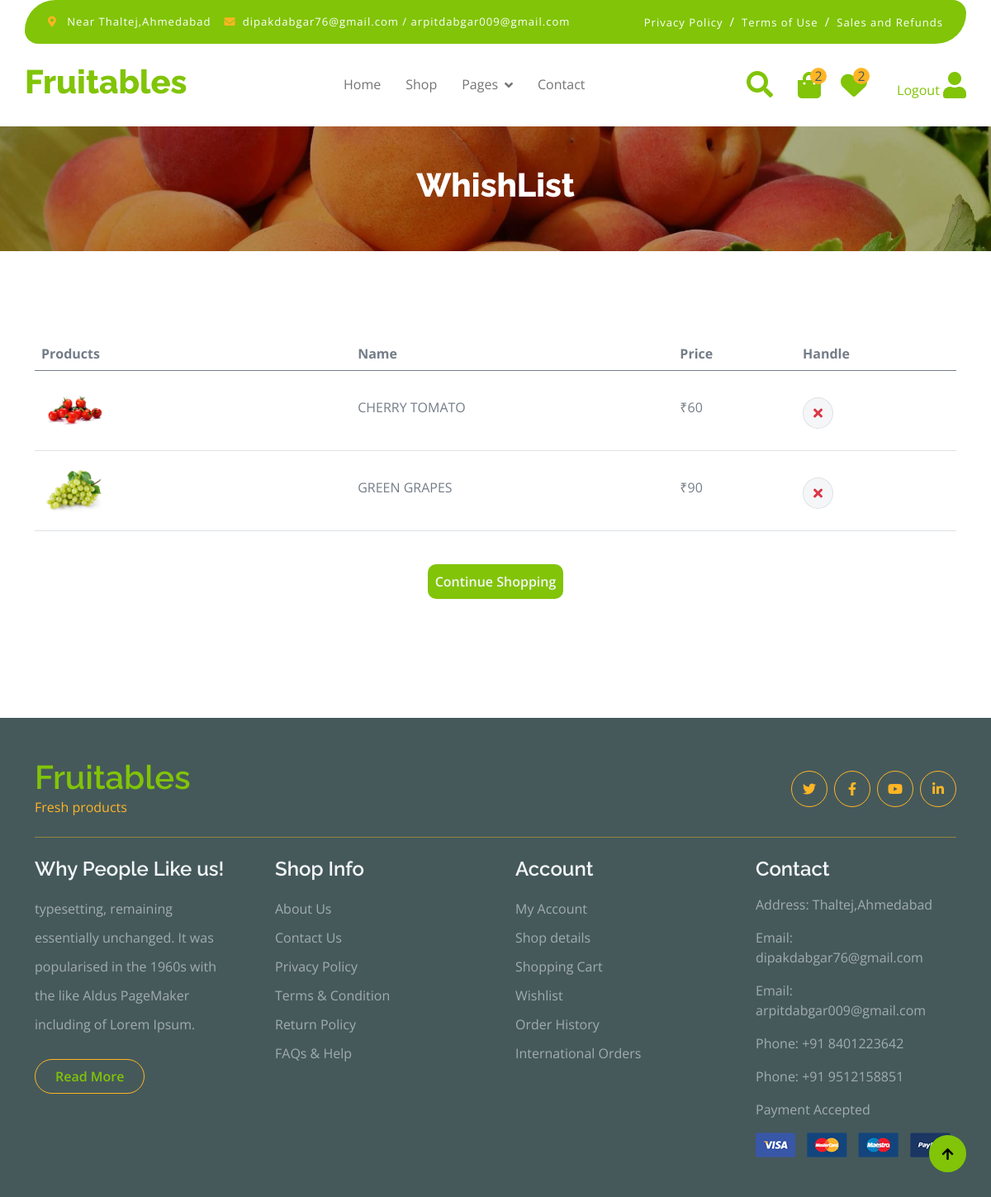
The app's page /Whishlist (signed in) with its own data.
### app/models.py (models this page shows, shortened)
class Add_Whishlist(models.Model):
    product_id=models.ForeignKey(product,on_delete=models.CASCADE,blank=True,null=True)
    user_id=models.ForeignKey(User,on_delete=models.CASCADE,null=True,blank=True)
    image=models.ImageField(upload_to="media",null=True,blank=True)
    name=models.CharField(max_length=60,null=True,blank=True)
    price=models.IntegerField()

### app/views.py (the view)
# urls.py: path("Whishlist",views.Whishlist,name="Whishlist"),
def Whishlist(request):
    if 'email' in request.session:
        uid=User.objects.get(email=request.session['email'])
        w_count=Add_Whishlist.objects.filter(user_id=uid).count()
        count = addcart.objects.filter(user=uid).count()
        whish=Add_Whishlist.objects.filter(user_id=uid)
        con={"uid":uid,"whish":whish,"w_count":w_count,"count":count}
        return render(request,"whishlist.html",con)
    else:
        return render(request,"login.html")

### app/templates/whishlist.html (shortened to what this page needs)
{% extends "index.html" %}
{% load static %}
{% block content %}
        <div class="container-fluid page-header py-5">
            <h1 class="text-center text-white display-6">WhishList</h1>
        </div>
        {% if w_count < 1 %}
        <div style="text-align:center">
<img style="height: 300px;width:300px" src="{% static 'img\whish3.png' %}">
</div>
<div style="text-align: center;">
<a style="align-items: center;" href="{% url 'shop' %}" class="btn btn-danger     cart-btn-transform m-3" data-abc="true" >Continue To Shopping</a>
</div>
    {% else %}
        <div class="container-fluid py-5">
            <div class="container py-5">
                <div class="table-responsive">
                    <table class="table">
                        <thead>
                          <tr>
                            <th scope="col">Products</th>
                            <th scope="col">Name</th>
                            <th scope="col">Price</th>
                            <th scope="col">Handle</th>
                          </tr>
                        </thead>
                        <tbody>
                           {% for i in whish %}
                            <tr>
                                <th scope="row">
                                    <div class="d-flex align-items-center">
                                        <img src="{{ i.image.url }}" class="img-fluid me-5 rounded-circle" style="width: 80px; height: 80px;" alt="">
                                    </div>
                                </th>
                                <td>
                                    <p class="mb-0 mt-4">{{i.name}}</p>
                                </td>
                                <td>
                                    <p class="mb-0 mt-4">&#8377;{{i.price}}</p>
                                </td>
                                <td>
                                    <a href="remove_whishlist/{{i.id}}"><button class="btn btn-md rounded-circle bg-light border mt-4" >
                                        <i class="fa fa-times text-danger"></i>
                                    </button></a>
                                </td>
                            </tr>
                            {% endfor %}
                        </tbody>
                    </table>
                    <br/>
                    <div class="center-button">
                        <a href="{% url 'shop' %}"><button class="btn   px-2 py-2 text-light" type="button" style="background-color: #81C408;">Continue Shopping</button></a>
                    </div>
                </div>
            </div>
        </div>
        {% endif %}
{% endblock %}

### app/static/css/style.css (style rules this page uses)
* { scroll-behavior: smooth; }
.btn { font-weight: 600; transition: 0.5s; }
.page-header { position: relative; background: linear-gradient(rgba(0, 0, 0, 0.3), rgba(0, 0, 0, 0.3)), url(../img/cart-page-header-img.jpg); background-position: center center; background-repeat: no-repeat; background-size: cover; }
@media (min-width: 992px) { .hero-header, .page-header { margin-top: 152px !important; } }

### app/templates/whishlist.html (style rules this page uses)
.center-button { display: flex; justify-content: center; }

### records on screen
Add_Whishlist: image (picture), name "CHERRY TOMATO", price "60"
Add_Whishlist: image (picture), name "GREEN GRAPES", price "90"

### other values on screen
{{ count }} "2"
{{ w_count }} "2"
